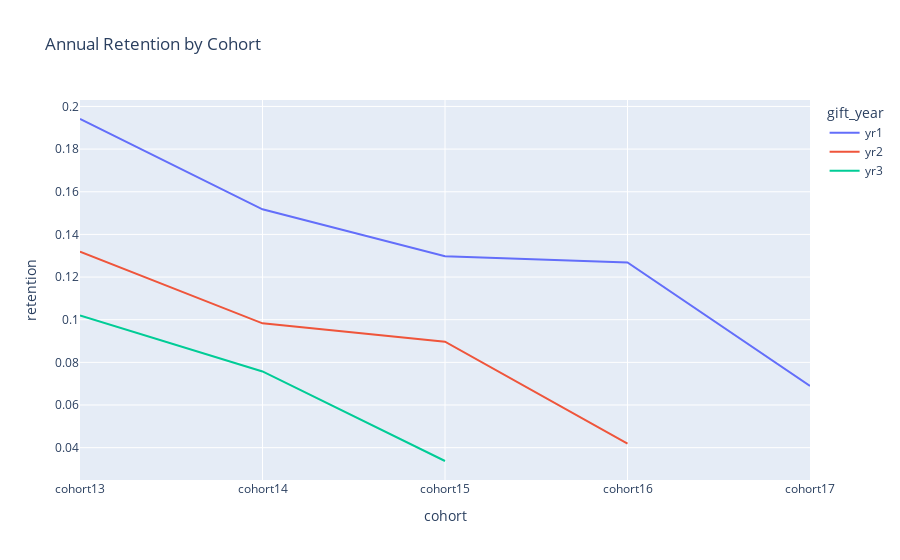

The notebook cell saved with this chart:
### Markdown cell above
### 1. Visualizations using d3

### Code cell
fig = px.line(d3.query('gift_year != "yr0"').groupby(['cohort', 'gift_year']).sum().reset_index(), x="cohort", y='retention',
            title="Annual Retention by Cohort", color='gift_year',
           # color_discrete_sequence =['seagreen']
                )
 #barmode='group', labels={'index':'year', 'y':'amount ($)'}, 
#fig.update_yaxes(type='category')
fig.show()

### Figure 1 — Plotly figure (JSON) as saved in the notebook; plotly's stock layout.template omitted (floating-point values rounded to 4 significant figures)
{"data": [{"hovertemplate": "gift_year=yr1<br>cohort=%{x}<br>retention=%{y}<extra></extra>", "legendgroup": "yr1", "line": {"color": "#636efa", "dash": "solid"}, "mode": "lines", "name": "yr1", "orientation": "v", "showlegend": true, "type": "scatter", "x": ["cohort13", "cohort14", "cohort15", "cohort16", "cohort17"], "xaxis": "x", "y": [0.1941, 0.1518, 0.1297, 0.1269, 0.06894], "yaxis": "y"}, {"hovertemplate": "gift_year=yr2<br>cohort=%{x}<br>retention=%{y}<extra></extra>", "legendgroup": "yr2", "line": {"color": "#EF553B", "dash": "solid"}, "mode": "lines", "name": "yr2", "orientation": "v", "showlegend": true, "type": "scatter", "x": ["cohort13", "cohort14", "cohort15", "cohort16"], "xaxis": "x", "y": [0.1319, 0.09831, 0.08966, 0.04191], "yaxis": "y"}, {"hovertemplate": "gift_year=yr3<br>cohort=%{x}<br>retention=%{y}<extra></extra>", "legendgroup": "yr3", "line": {"color": "#00cc96", "dash": "solid"}, "mode": "lines", "name": "yr3", "orientation": "v", "showlegend": true, "type": "scatter", "x": ["cohort13", "cohort14", "cohort15"], "xaxis": "x", "y": [0.102, 0.07575, 0.03374], "yaxis": "y"}], "layout": {"legend": {"title": {"text": "gift_year"}, "tracegroupgap": 0}, "title": {"text": "Annual Retention by Cohort"}, "xaxis": {"anchor": "y", "domain": [0, 1], "title": {"text": "cohort"}}, "yaxis": {"anchor": "x", "domain": [0, 1], "title": {"text": "retention"}}}}
